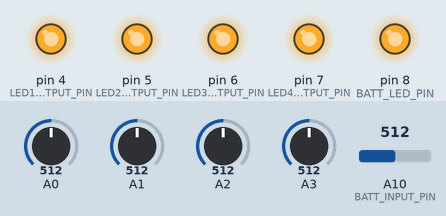
A sketch run on a simulated Arduino Mega 2560, built with avr-gcc and run on an emulated ATmega2560. On the bench: output pins drawn as LEDs (lit = HIGH). The inputs (shaded band) are chosen by the test bench; at power-on: A10 (BATT_INPUT_PIN) = 512, A0 = 512, A1 = 512, A2 = 512, A3 = 512.

Above: at 1.2 s.
1.3 s: A10 (BATT_INPUT_PIN) set to 523
At 6.5 s:
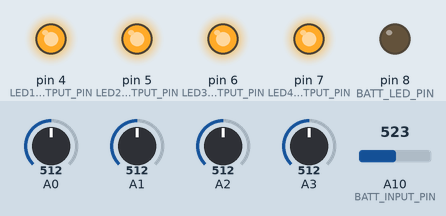
7.3 s: A0 set to 894
8.8 s: A0 set to 911
At 9.8 s:
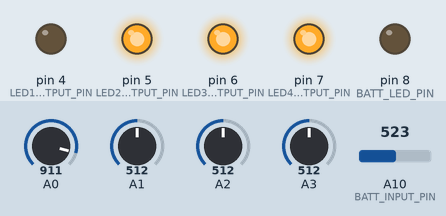
10.3 s: A1 set to 885
11.8 s: A1 set to 907
At 12.1 s:
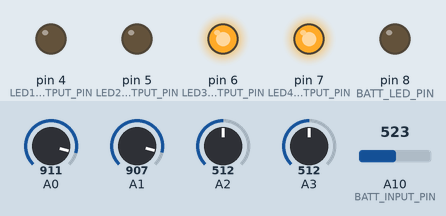
13.3 s: A2 set to 910
At 14.4 s:
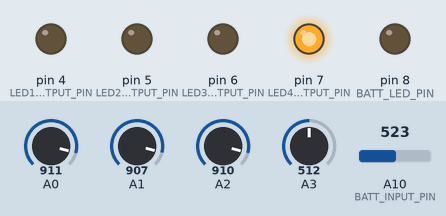
Timing chart, 0 to 15.8 s (numbered marks = the images above; inputs shaded):
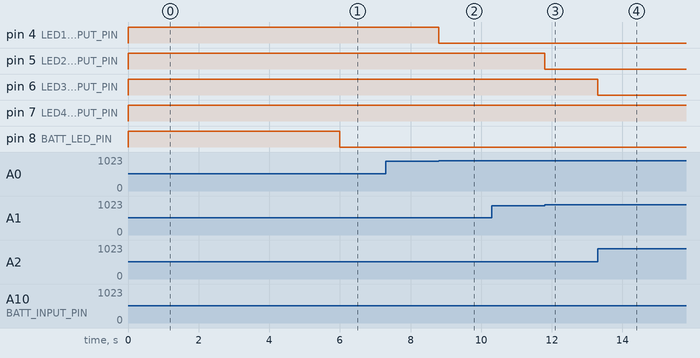

Measured:
- the behaviour switches between 522 and 523 on A10 (BATT_INPUT_PIN) (found by bisection; images 0 and 1)
- the behaviour switches between 900 and 901 on A0 (found by bisection; images 1 and 2)
- the behaviour switches between 900 and 901 on A1 (found by bisection; images 2 and 3)
- after the input at 1.3 s, pin 8 (BATT_LED_PIN): HIGH → LOW after 4.7 s
- after the input at 7.3 s, every drawn part: stays the same
- after the input at 8.8 s, pin 4 (LED1_OUTPUT_PIN): HIGH → LOW at once
- after the input at 10.3 s, every drawn part: stays the same
- after the input at 11.8 s, pin 5 (LED2_OUTPUT_PIN): HIGH → LOW at once
- after the input at 13.3 s, pin 6 (LED3_OUTPUT_PIN): HIGH → LOW at once

The sketch:

PadHackStatusLEDs.ino
```cpp
#ifdef SEEED_XIAO_M0
#define REFERENCE_VOLTAGE 3.25f // Seeeduino XIAO seems to be .05v below typical 3.3v reference
#else
#define REFERENCE_VOLTAGE 3.3f
#endif

#define ANALOG_RANGE 1024

#define LED1_INPUT_PIN 0
#define LED2_INPUT_PIN 1
#define LED3_INPUT_PIN 2
#define LED4_INPUT_PIN 3
#define LED1_OUTPUT_PIN 4
#define LED2_OUTPUT_PIN 5
#define LED3_OUTPUT_PIN 6
#define LED4_OUTPUT_PIN 7
#define LED_COUNT 4

#define BATT_LED_PIN 8
#define BATT_INPUT_PIN A10
#define BATT_LOW_MILLIVOLTS 3350
#define BATT_MAX_HISTORY 5
#define BATT_POLL_INTERVAL_MS 2000

uint8_t inputLedPins[] =  { LED1_INPUT_PIN,  LED2_INPUT_PIN,  LED3_INPUT_PIN,  LED4_INPUT_PIN };
uint8_t outputLedPins[] = { LED1_OUTPUT_PIN, LED2_OUTPUT_PIN, LED3_OUTPUT_PIN, LED4_OUTPUT_PIN };

// Battery state vars
uint16_t vbattRaw;
float vbattAverage;
float vbattHistory[BATT_MAX_HISTORY];
uint8_t historyIndex = 0;
uint64_t lastBattPollTime;

// LED state vars
uint8_t ledArrayState;
uint8_t lastLedArrayState;
bool battLedState;
bool lastBattLedState;

void setup() {
  // Set up LED pins
  for (int i = 0; i < LED_COUNT; i++) {
    pinMode(inputLedPins[i], INPUT_PULLUP);
    pinMode(outputLedPins[i], OUTPUT);
    digitalWrite(outputLedPins[i], LOW);
  }

  // Set up battery
  pinMode(BATT_INPUT_PIN, INPUT);
  pinMode(BATT_LED_PIN, OUTPUT);
  digitalWrite(BATT_LED_PIN, LOW);

  // Perform initial battery reading
  readBattery();
}

void loop() {
  uint64_t battPollTime = millis() - lastBattPollTime;
  if (battPollTime >= BATT_POLL_INTERVAL_MS)
    readBattery();

  readLeds();
  updateDisplay();
}

void readBattery() {
  // Cache the previous values
  lastBattPollTime = millis();
  lastBattLedState = battLedState;

  // Read the analog battery value
  vbattRaw = analogRead(BATT_INPUT_PIN);

  // Convert analog reading to battery voltage
  float vbatt = vbattRaw;
  vbatt *= 2;                 // Multiply by # of resistors voltage is divided across
  vbatt *= 1000;              // Convert to mV for better precision
  vbatt *= REFERENCE_VOLTAGE; // Multiply by reference voltage
  vbatt /= ANALOG_RANGE;      // Convert analog reading to mV

  // Persist vbatt value in history
  vbattHistory[historyIndex] = vbatt;
  historyIndex = (historyIndex >= BATT_MAX_HISTORY) ? 0 : (historyIndex + 1);

  // Get the running vbatt average
  float vbattTotal = 0;
  int vbattCount = 0;
  for (int i = 0; i < BATT_MAX_HISTORY; i++) {
    if (vbattHistory[i]) {
      vbattTotal += vbattHistory[i];
      vbattCount++;
    }
  }
  vbattAverage = vbattTotal / vbattCount;

  // Set the battery LED state
  battLedState = vbattAverage < BATT_LOW_MILLIVOLTS;
}

void readLeds() {
  // Cache the previous values
  lastLedArrayState = ledArrayState;

  // Read the LED input pins
  for (int i = 0; i < LED_COUNT; i++) {
    int ledValue = analogRead(inputLedPins[i]);

    // If HIGH, not on
    if (ledValue > 900)
      ledArrayState &= ~(1 << i);
    else
      ledArrayState |= (1 << i);
  }
}

void updateDisplay() {
  if (lastLedArrayState != ledArrayState) {
    for (int i = 0; i < LED_COUNT; i++) {
      uint8_t ledState = (ledArrayState >> i) & 1;
      if (ledState != ((lastLedArrayState >> i) & 1))
        digitalWrite(outputLedPins[i], ledState);
    }
  }

  if (lastBattLedState != battLedState)
    digitalWrite(BATT_LED_PIN, battLedState);
}
```
